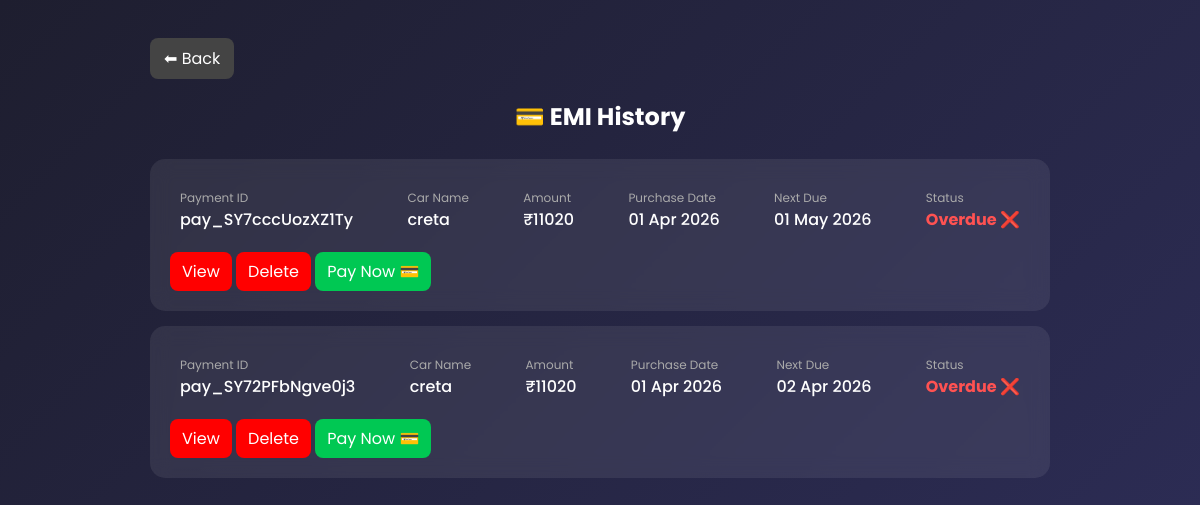
/core/history/, run on an earlier commit of the app's database.
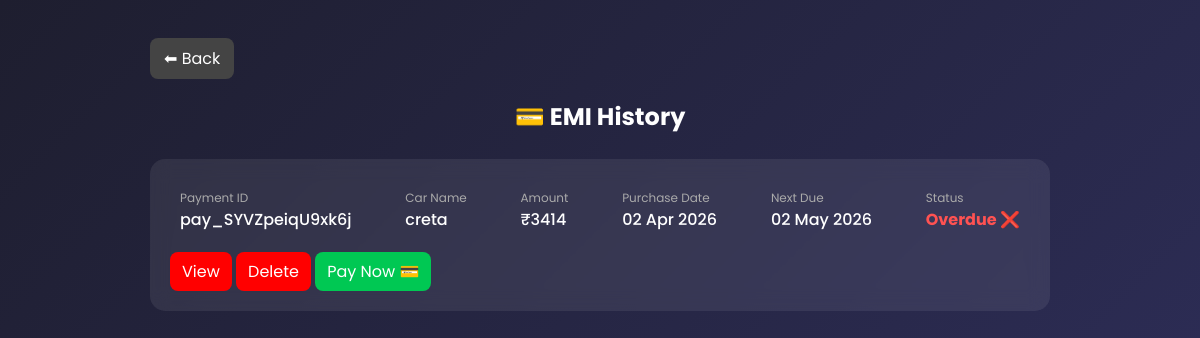
And on a later commit of the database.
### core/models.py (models this page shows, shortened)
class EMIHistory(models.Model):
    payment_id = models.CharField(max_length=200)
    amount = models.IntegerField()
    date = models.DateTimeField(auto_now_add=True)
    car_name=models.CharField(max_length=100,null=True)
    created_at = models.DateTimeField(auto_now_add=True,null=True)
    next_due_date = models.DateField(null=True, blank=True)
    is_paid = models.BooleanField(default=False,null=True)
    total_emi = models.IntegerField(null=True, blank=True)
    paid_emi = models.IntegerField(null=True, blank=True)
    def get_status(self):
        today = timezone.now().date()
        if self.next_due_date:
            if today > self.next_due_date:
                return "Overdue ❌"
            elif self.next_due_date - today <= timedelta(days=3):
                return "Due Soon ⚠️"
            else:
                return "Paid ✅"
        return "Not Set"

### core/views.py (the view)
# urls.py: path('history/', views.history_page),
def history_page(request):
    data = EMIHistory.objects.all().order_by('-id')
    return render(request, "emi/history.html", {"data": data})

### templates/emi/history.html (shortened to what this page needs)
<!DOCTYPE html>
<html lang="en">
<head>
</head>
<body>
<div class="container">
    <div class="header">
        <a href="/core/cars/" class="back-btn">⬅ Back</a>
    </div>
<h2>💳 EMI History</h2>
{% if data %}
    {% for item in data %}
    <div class="card">
        <div class="row">
            <div class="item">
                <div class="label">Payment ID</div>
                <div class="value">{{ item.payment_id }}</div>
            </div>
            <div class="item">
                <div class="label">Car Name</div>
                <div class="value">{{ item.car_name|default:"No Car" }}</div>
            </div>
            <div class="item">
                <div class="label">Amount</div>
                <div class="value">₹{{ item.amount }}</div>
            </div>
            <div class="item">
                <div class="label">Purchase Date</div>
                <div class="value">
                    {{ item.created_at|date:"d M Y"|default:"N/A" }}
                </div>
            </div>
            <div class="item">
                <div class="label">Next Due</div>
                <div class="value">
                    {{ item.next_due_date|date:"d M Y"|default:"Not Set" }}
                </div>
            </div>
            <div class="item">
                <div class="label">Status</div>
                {% if item.get_status == "Overdue ❌" %}
                    <div class="value status-overdue">{{ item.get_status }}</div>
                {% elif item.get_status == "Due Soon ⚠️" %}
                    <div class="value status-warning">{{ item.get_status }}</div>
                {% else %}
                    <div class="value status-paid">{{ item.get_status }}</div>
                {% endif %}
            </div>
        </div>
        <a href="{% url 'view_history' item.id %}" class="btn">View</a>
        <a href="{% url 'delete_history' item.id %}" class="btn">Delete</a>
        {% if item.get_status == "Due Soon ⚠️" or item.get_status == "Overdue ❌" %}
            <a href="{% url 'next_emi' item.id %}" class="btn pay">
                Pay Now 💳
            </a>
        {% else %}
            <span style="color:gray; margin-left:10px;">No Action</span>
        {% endif %}
    </div>
    {% endfor %}
{% else %}
    <h3 style="text-align:center;">No Data Found 😕</h3>
{% endif %}
</div>
</body>
</html>

What changed in the data, as far as the page shows it:
removed EMIHistory: payment_id "pay_SY7cccUozXZ1Ty", car_name "creta", amount "11020", created_at "01 Apr 2026", next_due_date "01 May 2026", get_status "Overdue ❌", shows "Pay Now 💳"
removed EMIHistory: payment_id "pay_SY72PFbNgve0j3", car_name "creta", amount "11020", created_at "01 Apr 2026", next_due_date "02 Apr 2026", get_status "Overdue ❌", shows "Pay Now 💳"
added EMIHistory: payment_id "pay_SYVZpeiqU9xk6j", car_name "creta", amount "3414", created_at "02 Apr 2026", next_due_date "02 May 2026", get_status "Overdue ❌", shows "Pay Now 💳"
